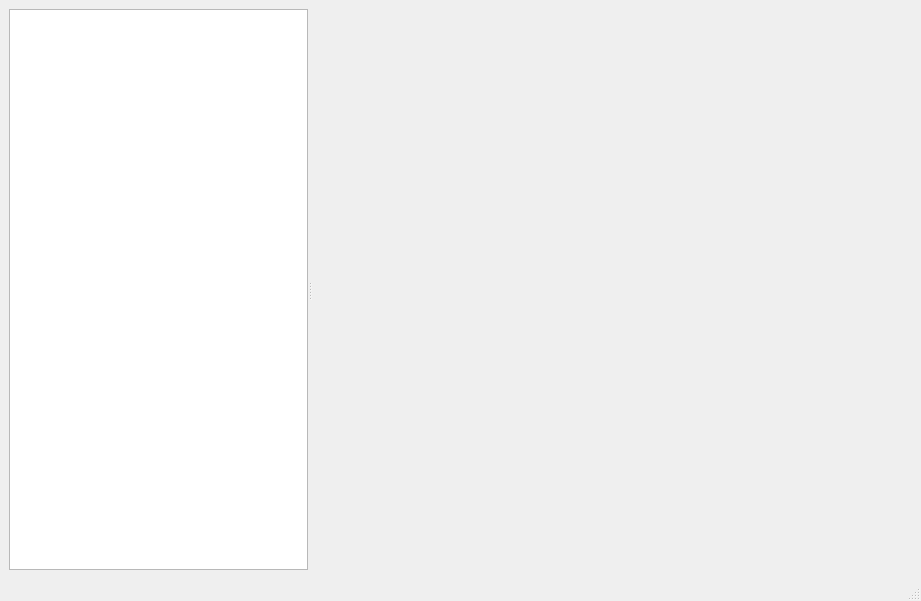
<?xml version="1.0" encoding="UTF-8"?>
<ui version="4.0">
 <class>TATWindow</class>
 <widget class="QMainWindow" name="TATWindow">
  <property name="geometry">
   <rect>
    <x>0</x>
    <y>0</y>
    <width>921</width>
    <height>601</height>
   </rect>
  </property>
  <property name="windowTitle">
   <string>SFM Tools And Tests</string>
  </property>
  <widget class="QWidget" name="centralwidget">
   <layout class="QGridLayout" name="gridLayout">
    <item row="0" column="0">
     <widget class="QSplitter" name="splitter">
      <property name="orientation">
       <enum>Qt::Horizontal</enum>
      </property>
      <property name="opaqueResize">
       <bool>true</bool>
      </property>
      <widget class="QListWidget" name="listWidget_contents">
       <property name="sizePolicy">
        <sizepolicy hsizetype="Fixed" vsizetype="Expanding">
         <horstretch>0</horstretch>
         <verstretch>0</verstretch>
        </sizepolicy>
       </property>
      </widget>
      <widget class="QStackedWidget" name="stackedWidget">
       <property name="sizePolicy">
        <sizepolicy hsizetype="Expanding" vsizetype="Expanding">
         <horstretch>0</horstretch>
         <verstretch>0</verstretch>
        </sizepolicy>
       </property>
       <property name="minimumSize">
        <size>
         <width>600</width>
         <height>0</height>
        </size>
       </property>
       <widget class="ConvToQtImgTool" name="page_convToQtImg"/>
       <widget class="QWidget" name="page_2"/>
      </widget>
     </widget>
    </item>
   </layout>
  </widget>
  <widget class="QMenuBar" name="menubar">
   <property name="geometry">
    <rect>
     <x>0</x>
     <y>0</y>
     <width>921</width>
     <height>23</height>
    </rect>
   </property>
  </widget>
  <widget class="QStatusBar" name="statusbar"/>
 </widget>
 <customwidgets>
  <customwidget>
   <class>ConvToQtImgTool</class>
   <extends>QWidget</extends>
   <header>convtoqtimgtool.h</header>
   <container>1</container>
  </customwidget>
 </customwidgets>
 <resources/>
 <connections/>
</ui>
